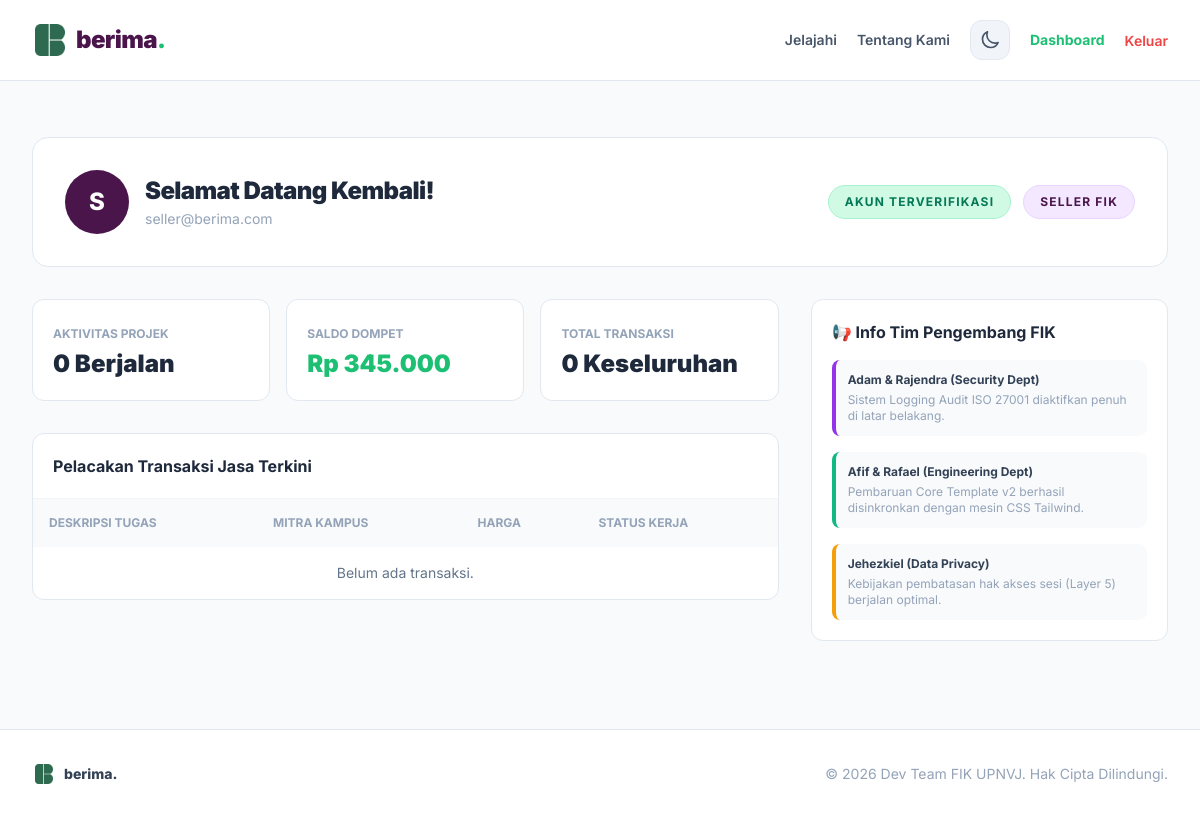
Screenshot of /auth/dashboard (signed in) with the database file from the repository.
### app/models.py (models this page shows, shortened)
class User(db.Model, UserMixin):
    id = db.Column(db.Integer, primary_key=True)
    email = db.Column(db.String(120), unique=True, nullable=False)
    username = db.Column(db.String(50), nullable=True)
    major = db.Column(db.String(50), nullable=True, default="IF '24")
    password_hash = db.Column(db.String(128), nullable=False)
    role_id = db.Column(db.Integer, db.ForeignKey('role.id'), nullable=False)
    failed_login_attempts = db.Column(db.Integer, default=0)
    locked_until = db.Column(db.DateTime, nullable=True)
    role = db.relationship('Role', backref='users')

class Role(db.Model):
    id = db.Column(db.Integer, primary_key=True)
    name = db.Column(db.String(20), unique=True, nullable=False) # admin, seller, buyer

### app/auth/routes.py (the view)
@auth_bp.route('/dashboard')
@login_required
def dashboard():
    if current_user.role.name == 'seller':
        orders = Order.query.join(Order.gig).filter(Gig.seller_id == current_user.id).all()
    else:
        orders = Order.query.filter_by(buyer_id=current_user.id).all()
    return render_template('dashboard.html', orders=orders)

### app/models.py (called while the page is built)
@login_manager.user_loader
def load_user(user_id):
    return User.query.get(int(user_id))

### app/templates/dashboard.html
{% extends 'base.html' %}
{% block content %}
<div class="max-w-7xl mx-auto px-4 sm:px-6 lg:px-8 my-10">
    <div class="bg-white dark:bg-slate-900 border border-slate-200 dark:border-slate-800 rounded-2xl p-6 md:p-8 flex flex-col md:flex-row md:items-center justify-between gap-6 mb-8 shadow-xs">
        <div class="flex items-center gap-4">
            <div class="w-16 h-16 rounded-full bg-[#4a154b] text-white font-extrabold flex items-center justify-center text-2xl uppercase">
                {{ current_user.email[0] }}
            </div>
            <div>
                <h1 class="text-2xl font-black text-slate-800 dark:text-white tracking-tight">Selamat Datang Kembali!</h1>
                <p class="text-sm text-slate-400 mt-0.5">{{ current_user.email }}</p>
            </div>
        </div>
        <div class="flex items-center gap-3">
            <span class="text-xs font-bold uppercase tracking-widest bg-emerald-100 dark:bg-emerald-950 text-emerald-700 dark:text-emerald-400 px-4 py-2 rounded-full border border-emerald-200 dark:border-emerald-900">
                Akun Terverifikasi
            </span>
            <span class="text-xs font-bold uppercase tracking-widest bg-purple-100 dark:bg-purple-950 text-[#4a154b] dark:text-purple-400 px-4 py-2 rounded-full border border-purple-200 dark:border-purple-900">
                {{ current_user.role.name }} FIK
            </span>
        </div>
    </div>
    <div class="grid grid-cols-1 lg:grid-cols-3 gap-8">
        <div class="lg:col-span-2 space-y-8">
            <div class="grid grid-cols-1 sm:grid-cols-3 gap-4">
                <div class="bg-white dark:bg-slate-900 border border-slate-200 dark:border-slate-800 rounded-xl p-5 shadow-xs">
                    <span class="text-xs font-bold uppercase text-slate-400">Aktivitas Projek</span>
                    <h3 class="text-2xl font-black text-slate-800 dark:text-white mt-1">{{ orders | selectattr('status', 'equalto', 'pending') | list | length }} Berjalan</h3>
                </div>
                <div class="bg-white dark:bg-slate-900 border border-slate-200 dark:border-slate-800 rounded-xl p-5 shadow-xs">
                    <span class="text-xs font-bold uppercase text-slate-400">Saldo Dompet</span>
                    <h3 class="text-2xl font-black text-[#1dbf73] mt-1">Rp 345.000</h3>
                </div>
                <div class="bg-white dark:bg-slate-900 border border-slate-200 dark:border-slate-800 rounded-xl p-5 shadow-xs">
                    <span class="text-xs font-bold uppercase text-slate-400">Total Transaksi</span>
                    <h3 class="text-2xl font-black text-slate-800 dark:text-white mt-1">{{ orders | length }} Keseluruhan</h3>
                </div>
            </div>
            <div class="bg-white dark:bg-slate-900 border border-slate-200 dark:border-slate-800 rounded-xl overflow-hidden shadow-xs">
                <div class="p-5 border-b border-slate-100 dark:border-slate-800">
                    <h3 class="font-bold text-slate-800 dark:text-white">Pelacakan Transaksi Jasa Terkini</h3>
                </div>
                <div class="overflow-x-auto">
                    <table class="w-full text-left text-sm">
                        <thead class="bg-slate-50 dark:bg-slate-800 text-xs font-bold uppercase text-slate-400">
                            <tr>
                                <th class="p-4">Deskripsi Tugas</th>
                                <th class="p-4">Mitra Kampus</th>
                                <th class="p-4">Harga</th>
                                <th class="p-4">Status Kerja</th>
                            </tr>
                        </thead>
                        <tbody class="divide-y divide-slate-100 dark:divide-slate-800 text-slate-600 dark:text-slate-300">
                            {% for order in orders %}
                            <tr>
                                <td class="p-4 font-medium">{{ order.gig.title }}</td>
                                <td class="p-4">
                                    {% if current_user.role.name == 'seller' %}
                                        {{ order.buyer.username or order.buyer.email }} (Pembeli)
                                    {% else %}
                                        {{ order.gig.seller.username or order.gig.seller.email }} (Penjual)
                                    {% endif %}
                                </td>
                                <td class="p-4 font-bold">Rp {{ "{:,.0f}".format(order.gig.price) }}</td>
                                <td class="p-4">
                                    {% if order.status == 'pending' %}
                                    <span class="bg-amber-100 dark:bg-amber-950 text-amber-700 dark:text-amber-400 text-[11px] font-bold px-2.5 py-1 rounded-full">Sedang Dikerjakan</span>
                                    {% else %}
                                    <span class="bg-emerald-100 dark:bg-emerald-950 text-emerald-700 dark:text-emerald-400 text-[11px] font-bold px-2.5 py-1 rounded-full">Selesai Terverifikasi</span>
                                    {% endif %}
                                </td>
                            </tr>
                            {% else %}
                            <tr>
                                <td colspan="4" class="p-4 text-center text-slate-500">Belum ada transaksi.</td>
                            </tr>
                            {% endfor %}
                        </tbody>
                    </table>
                </div>
            </div>
        </div>
        <div class="space-y-6">
            <div class="bg-white dark:bg-slate-900 border border-slate-200 dark:border-slate-800 rounded-xl p-5 shadow-xs">
                <h3 class="font-bold text-slate-800 dark:text-white mb-4 flex items-center gap-2">
                    📢 Info Tim Pengembang FIK
                </h3>
                <div class="space-y-4 text-xs">
                    <div class="p-3 bg-slate-50 dark:bg-slate-800 rounded-lg border-l-4 border-purple-600">
                        <p class="font-bold text-slate-700 dark:text-slate-200">Adam & Rajendra (Security Dept)</p>
                        <p class="text-slate-400 mt-1">Sistem Logging Audit ISO 27001 diaktifkan penuh di latar belakang.</p>
                    </div>
                    <div class="p-3 bg-slate-50 dark:bg-slate-800 rounded-lg border-l-4 border-emerald-500">
                        <p class="font-bold text-slate-700 dark:text-slate-200">Afif & Rafael (Engineering Dept)</p>
                        <p class="text-slate-400 mt-1">Pembaruan Core Template v2 berhasil disinkronkan dengan mesin CSS Tailwind.</p>
                    </div>
                    <div class="p-3 bg-slate-50 dark:bg-slate-800 rounded-lg border-l-4 border-amber-500">
                        <p class="font-bold text-slate-700 dark:text-slate-200">Jehezkiel (Data Privacy)</p>
                        <p class="text-slate-400 mt-1">Kebijakan pembatasan hak akses sesi (Layer 5) berjalan optimal.</p>
                    </div>
                </div>
            </div>
        </div>
    </div>
</div>
{% endblock %}

### app/templates/base.html (style rules this page uses)
body { font-family: 'Inter', sans-serif; }

### rows the page displays
User: email "S", email "seller@berima.com"
Role: role.name "SELLER"

### other values shown
{{ orders | selectattr('status', 'equalto', 'pending') | list | length }} "0"
{{ orders | length }} "0"
